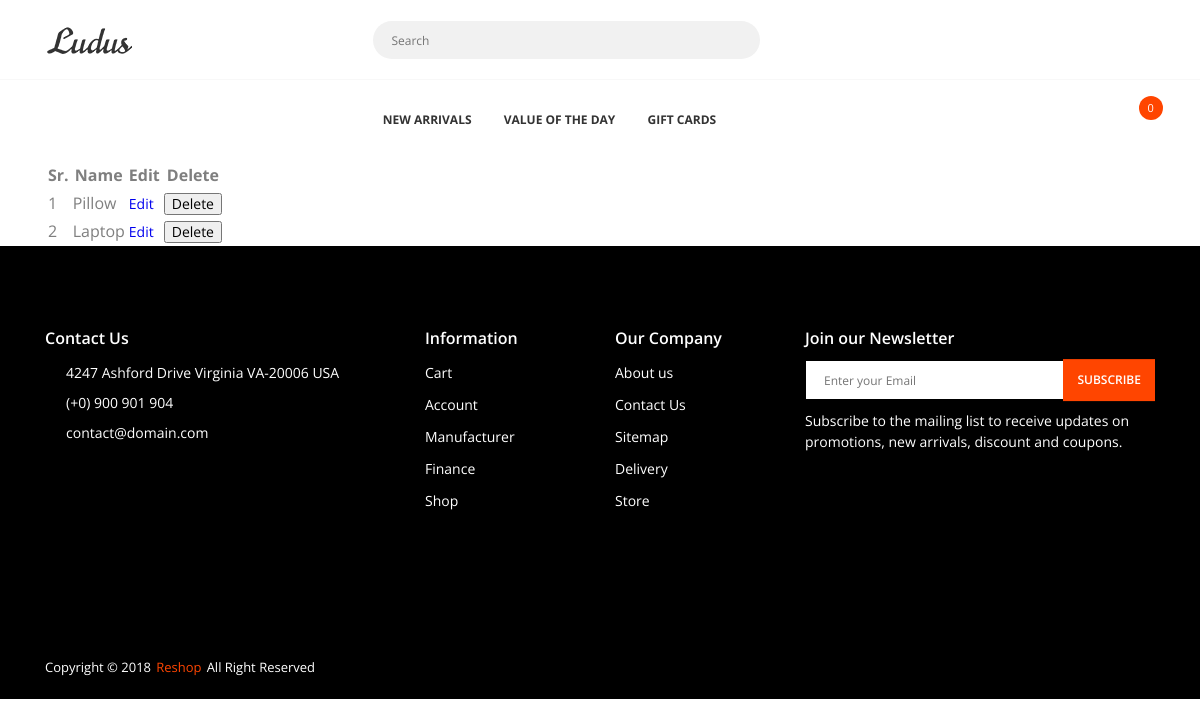
The app's page /categories (signed in), older data.
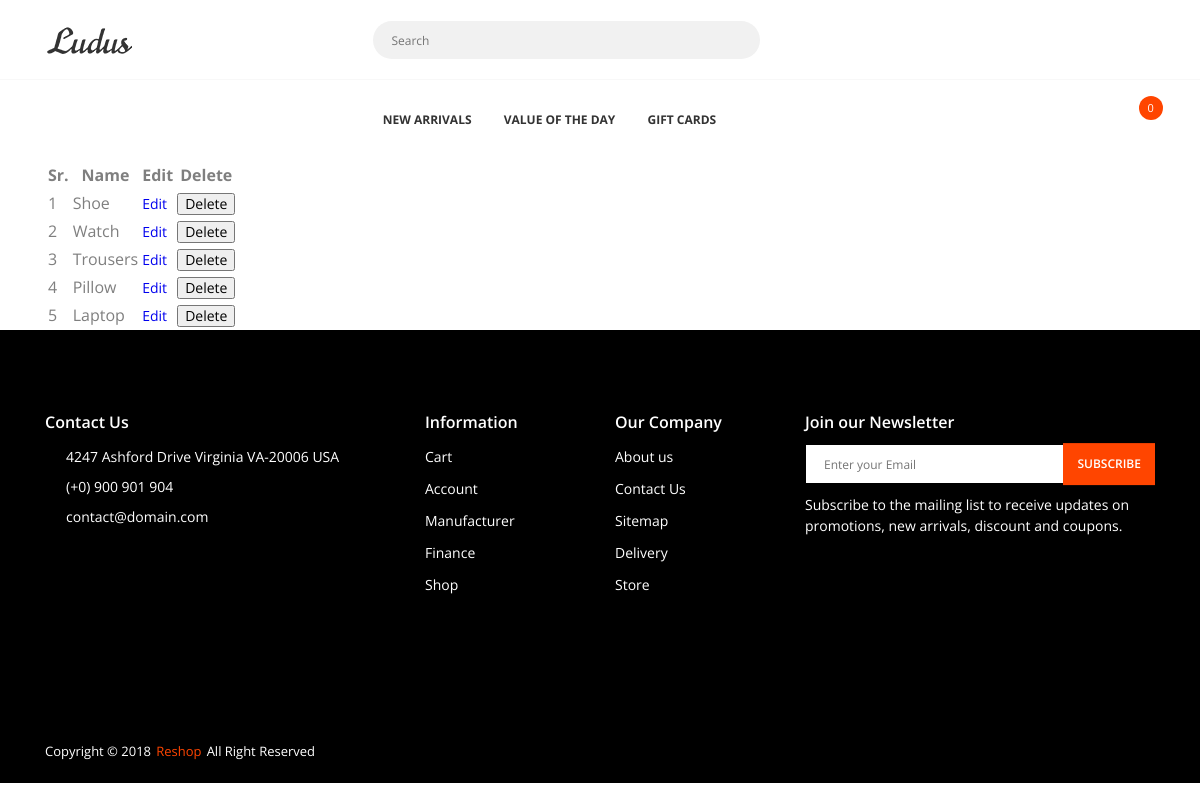
The same page, newer data.
### Main/models.py (models this page shows)
class Category(db.Model):
    id = db.Column(db.Integer, primary_key=True)
    name = db.Column(db.String(30), nullable=False, unique=True)

### Main/routes.py (the view)
@app.route("/categories",methods=['GET','POST'])
def categories():
    if 'email' not in session:
        flash(f'Please Login First','success')
        return redirect(url_for('login'))
    admin = Admin.query.filter_by(email=session['email']).first()
    if admin is None:
        return redirect(url_for('index'))
    categories=Category.query.order_by(Category.id.desc()).all()
    return render_template('admin/category.html',categories=categories)

### Main/models.py (called while the page is built)
@login_manager.user_loader
def load_user(user_id):
    return User.query.get(int(user_id))

### Main/templates/admin/category.html (shortened to what this page needs)
{% extends "layout.html" %}
{% block head %}
{{ super() }}
{% endblock head %}
{% block content %}
<div class="container mt-5">
	<table class="table table-sm table-condensed table-striped table-hover">
		<thead>
			<th>Sr.</th>
			<th>Name</th>
			<th>Edit</th>
			<th>Delete</th>
		</thead>
		<tbody>
			{% if categories %}
			{% for category in categories %}
			<tr>
			<td>{{loop.index}}</td>
			<td>{{category.name}}</td>
			<td><a href="{{url_for('updatecat',id=category.id)}}" class="btn btn-sm btn-outline-info">Edit</a></td>
			<td><button type="button" class="btn btn-sm btn-outline-danger" data-toggle="modal" data-target="#exampleModal-{{category.id}}">
			  Delete</button></td>
			</tr>
			{% endfor %}
			{% endif %}
		</tbody>
	</table>
</div>
{% endblock content%}

Row changes from the older to the newer data that the page shows:
added Category: name "Shoe"
added Category: name "Watch"
added Category: name "Trousers"
